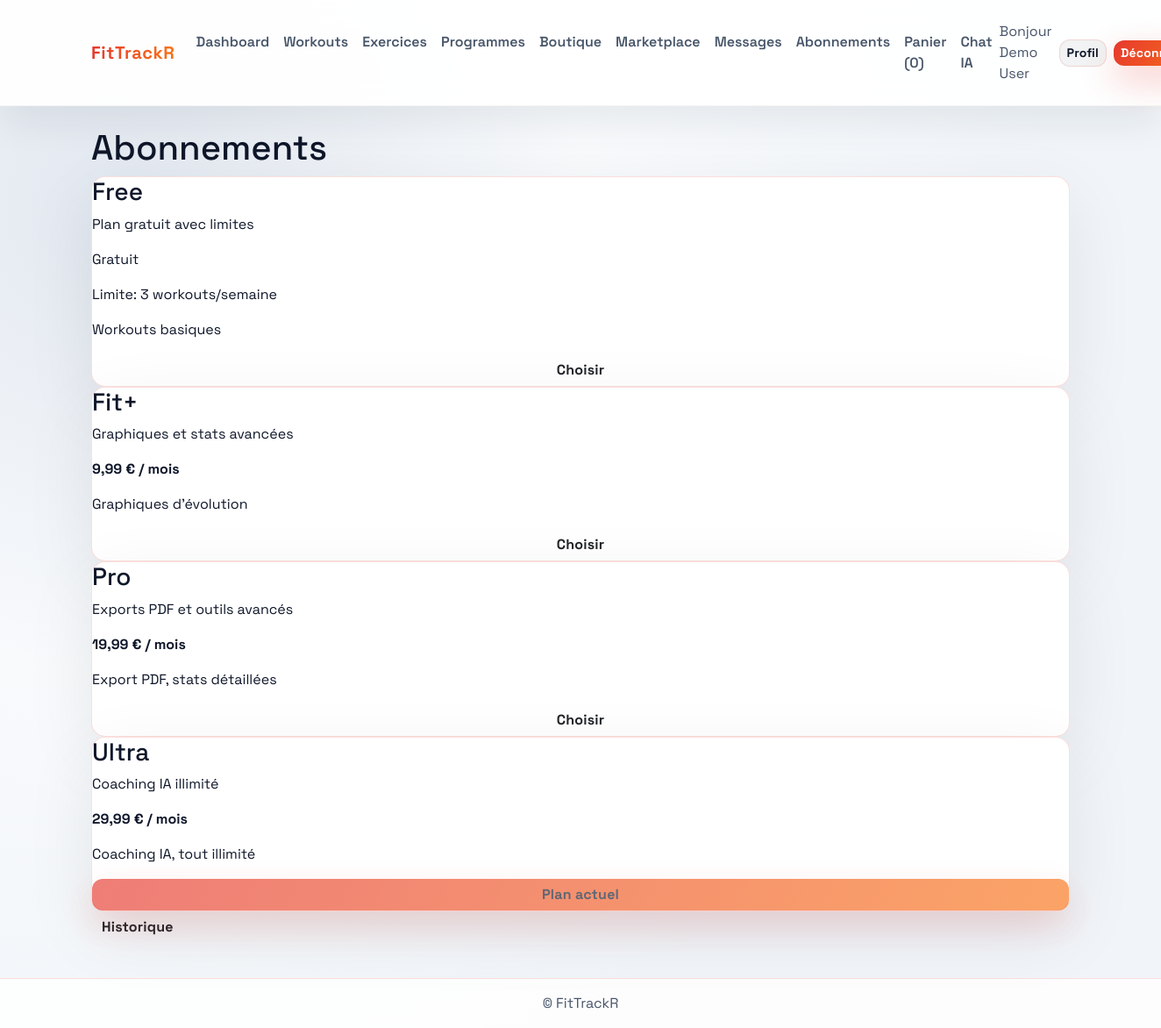
Page /subscriptions/ (signed in) on the committed database.
### users/models.py (models this page shows, shortened)
class CustomUser(AbstractBaseUser, PermissionsMixin):
    email = models.EmailField(unique=True)
    first_name = models.CharField(max_length=50, blank=True)
    last_name = models.CharField(max_length=50, blank=True)
    is_staff = models.BooleanField(default=False)
    is_active = models.BooleanField(default=True)
    date_joined = models.DateTimeField(default=timezone.now)
    objects = CustomUserManager()
    USERNAME_FIELD = "email"
    REQUIRED_FIELDS = []
    class Meta:
        ordering = ["-date_joined"]
    @property
    def full_name(self):
        return f"{self.first_name} {self.last_name}".strip() or self.email

### subscriptions/models.py (models this page shows, shortened)
class Plan(models.Model):
    code = models.CharField(max_length=20, unique=True, choices=PLAN_CODES)
    name = models.CharField(max_length=50)
    description = models.TextField(blank=True)
    level = models.PositiveIntegerField(default=1)
    price = models.DecimalField(max_digits=6, decimal_places=2, default=0)
    workout_limit_per_week = models.PositiveIntegerField(null=True, blank=True)
    features = models.TextField(blank=True)
    class Meta:
        ordering = ["level"]

### subscriptions/views.py (the view)
# urls.py: path("", views.plans_view, name="plans"),
@login_required
def plans_view(request):
    ensure_default_plans()
    plans = Plan.objects.all()
    current = request.current_subscription
    return render(request, "subscriptions/plans.html", {"plans": plans, "current": current})

### messaging/context_processors.py (called while the page is built)
def messaging_counts(request):
    if not request.user.is_authenticated:
        return {}
    inbox_unread = request.user.received_messages.filter(is_read=False).count()
    pending_requests = request.user.received_friend_requests.filter(status="pending").count()
    return {
        "messaging_unread": inbox_unread,
        "messaging_pending_requests": pending_requests,
    }

### shop/cart.py (called while the page is built)
    def __len__(self):
        return sum(self.cart.values())

### shop/context_processors.py (called while the page is built)
def cart(request):
    return {"cart": Cart(request)}

### subscriptions/models.py (called while the page is built)
    @property
    def is_current(self) -> bool:
        today = timezone.now().date()
        return self.active and (self.end_date is None or self.end_date >= today)

### subscriptions/utils.py (called while the page is built)
def ensure_default_plans():
    for plan_data in DEFAULT_PLANS:
        Plan.objects.get_or_create(
            code=plan_data["code"],
            defaults={
                "name": plan_data["name"],
                "level": plan_data["level"],
                "price": plan_data["price"],
                "description": plan_data["description"],
                "workout_limit_per_week": plan_data.get("workout_limit_per_week"),
                "features": plan_data.get("features", ""),
            },
        )

def ensure_free_plan(user):
    ensure_default_plans()
    if Subscription.objects.filter(user=user, active=True).exists():
        return
    free_plan = Plan.objects.get(code="free")
    Subscription.objects.create(user=user, plan=free_plan)

### subscriptions/templates/subscriptions/plans.html
{% extends 'base.html' %}
{% block content %}
<h1>Abonnements</h1>
<div class="flex">
{% for plan in plans %}
    <div class="card" style="min-width:240px;">
        <h3>{{ plan.name }}</h3>
        <p>{{ plan.description }}</p>
        {% if plan.price %}
            <p><strong>{{ plan.price }} € / mois</strong></p>
        {% else %}
            <p>Gratuit</p>
        {% endif %}
        {% if plan.workout_limit_per_week %}<p>Limite: {{ plan.workout_limit_per_week }} workouts/semaine</p>{% endif %}
        {% if plan.features %}<p>{{ plan.features }}</p>{% endif %}
        {% if current and current.plan_id == plan.id and current.is_current %}
            <button class="btn secondary" disabled>Plan actuel</button>
        {% else %}
            <a class="btn" href="{% url 'subscriptions:switch' plan.code %}">Choisir</a>
        {% endif %}
    </div>
{% endfor %}
</div>
<p><a class="btn secondary" href="{% url 'subscriptions:history' %}">Historique</a></p>
{% endblock %}

### templates/base.html (shortened to what this page needs)
{% load static %}
<!doctype html>
<html lang="fr">
<head>
    <link href="https://cdn.jsdelivr.net/npm/bootstrap@5.3.3/dist/css/bootstrap.min.css" rel="stylesheet">
    <link rel="stylesheet" href="https://cdn.jsdelivr.net/npm/bootstrap-icons@1.11.3/font/bootstrap-icons.css">
    <link rel="stylesheet" href="{% static 'styles.css' %}">
</head>
<body class="app-body">
    <header>
        <nav class="navbar navbar-expand-lg navbar-light glass-nav sticky-top py-3">
            <div class="container-xl">
                <a class="navbar-brand brand-gradient" href="{% url 'dashboard:home' %}">FitTrackR</a>
                <div class="collapse navbar-collapse" id="navbarNav">
                    <ul class="navbar-nav me-auto mb-2 mb-lg-0">
                        <li class="nav-item"><a class="nav-link nav-link-soft" href="{% url 'dashboard:home' %}">Dashboard</a></li>
                        <li class="nav-item"><a class="nav-link nav-link-soft" href="{% url 'workouts:workout_list' %}">Workouts</a></li>
                        <li class="nav-item"><a class="nav-link nav-link-soft" href="{% url 'workouts:exercise_list' %}">Exercices</a></li>
                        <li class="nav-item"><a class="nav-link nav-link-soft" href="{% url 'programs:program_list' %}">Programmes</a></li>
                        <li class="nav-item"><a class="nav-link nav-link-soft" href="{% url 'shop:product_list' %}">Boutique</a></li>
                        <li class="nav-item"><a class="nav-link nav-link-soft" href="{% url 'shop:marketplace_list' %}">Marketplace</a></li>
                        <li class="nav-item"><a class="nav-link nav-link-soft" href="{% url 'messaging:inbox' %}">Messages</a></li>
                        <li class="nav-item"><a class="nav-link nav-link-soft" href="{% url 'subscriptions:plans' %}">Abonnements</a></li>
                        <li class="nav-item"><a class="nav-link nav-link-soft" href="{% url 'shop:cart_detail' %}">Panier ({{ cart|length }})</a></li>
                        <li class="nav-item"><a class="nav-link nav-link-soft" href="{% url 'dashboard:ai_chat' %}">Chat IA</a></li>
                    </ul>
                    <div class="d-flex align-items-center gap-2">
                        {% if user.is_authenticated %}
                            <span class="navbar-text text-muted">Bonjour {{ user.full_name }}</span>
                            <a class="btn btn-ghost btn-sm" href="{% url 'users:profile' %}">Profil</a>
                            <a class="btn btn-primary btn-sm" href="{% url 'users:logout' %}">Déconnexion</a>
                        {% else %}
                            <a class="btn btn-ghost btn-sm" href="{% url 'users:login' %}">Connexion</a>
                            <a class="btn btn-primary btn-sm" href="{% url 'users:register' %}">Inscription</a>
                        {% endif %}
                    </div>
                </div>
            </div>
        </nav>
    </header>
    <main class="main-shell container-xl py-4">
        {% block content %}{% endblock %}
    </main>
    <footer class="site-footer text-center py-3">© FitTrackR</footer>
</body>
</html>

### static/styles.css (style rules this page uses)
:root { --bg: radial-gradient(circle at 10% 20%, #e2e8f0 0%, #f8fafc 35%, #f1f5f9 70%); --surface: #ffffff; --surface-strong: #f8fafc; --primary: #e6392f; --secondary: #2563eb; --accent: #12b886; --text: #0f172a; --muted: #475569; --border: rgba(230, 57, 47, 0.16); --border-strong: rgba(15, 23, 42, 0.08); --shadow: 0 25px 80px rgba(0, 0, 0, 0.08); --radius: 16px; }
* { box-sizing: border-box; }
body, .app-body { margin: 0; min-height: 100vh; background: var(--bg); color: var(--text); font-family: 'Space Grotesk', 'Segoe UI', sans-serif; }
a { color: var(--primary); text-decoration: none; }
.main-shell { padding-bottom: 3rem; }
.glass-nav { background: rgba(255, 255, 255, 0.92); backdrop-filter: blur(14px); border-bottom: 1px solid rgba(15, 23, 42, 0.04); box-shadow: 0 20px 40px rgba(15, 23, 42, 0.07); }
.navbar-brand { font-weight: 800; letter-spacing: 0.6px; }
.brand-gradient { background: linear-gradient(90deg, var(--primary), #f97316); -webkit-background-clip: text; color: transparent; animation: gradientShift 9s ease infinite; }
.nav-link-soft { color: var(--muted); font-weight: 600; position: relative; padding: 0.35rem 0.75rem; }
.nav-link-soft::after { content: ""; position: absolute; left: 0; bottom: 0.2rem; width: 100%; height: 2px; background: linear-gradient(90deg, var(--primary), var(--secondary)); transform: scaleX(0); transform-origin: left; transition: transform 0.2s ease; }
.site-footer { background: rgba(255, 255, 255, 0.85); border-top: 1px solid var(--border); color: var(--muted); }
.card, .alert, .list-group-item, .table { background: var(--surface); border: 1.5px solid var(--border); box-shadow: var(--shadow); color: var(--text); border-radius: var(--radius); transition: all 0.3s ease; }
.btn, button { border: none; border-radius: 12px; font-weight: 700; letter-spacing: 0.2px; transition: transform 0.1s ease, box-shadow 0.2s ease, background 0.2s ease, color 0.2s ease; }
.btn-primary, button, .btn.btn-primary { background: linear-gradient(120deg, var(--primary), #f97316); color: #fff; box-shadow: 0 16px 40px rgba(230, 57, 47, 0.28); border: none; }
.btn-ghost { background: rgba(15, 23, 42, 0.05); color: var(--text); border: 1px solid var(--border); }
.muted, .text-muted { color: var(--muted) !important; }

### rows in the picture
CustomUser: full_name "Demo User"
Plan: name "Free", description "Plan gratuit avec limites", price "Gratuit", workout_limit_per_week "3", features "Workouts basiques", shows "Choisir"
Plan: name "Fit+", description "Graphiques et stats avancées", price "9,99", features "Graphiques d'évolution", shows "Choisir"
Plan: name "Pro", description "Exports PDF et outils avancés", price "19,99", features "Export PDF, stats détaillées", shows "Choisir"
Plan: name "Ultra", description "Coaching IA illimité", price "29,99", features "Coaching IA, tout illimité", shows "Plan actuel"

### other values in the picture
{{ cart|length }} "0"
